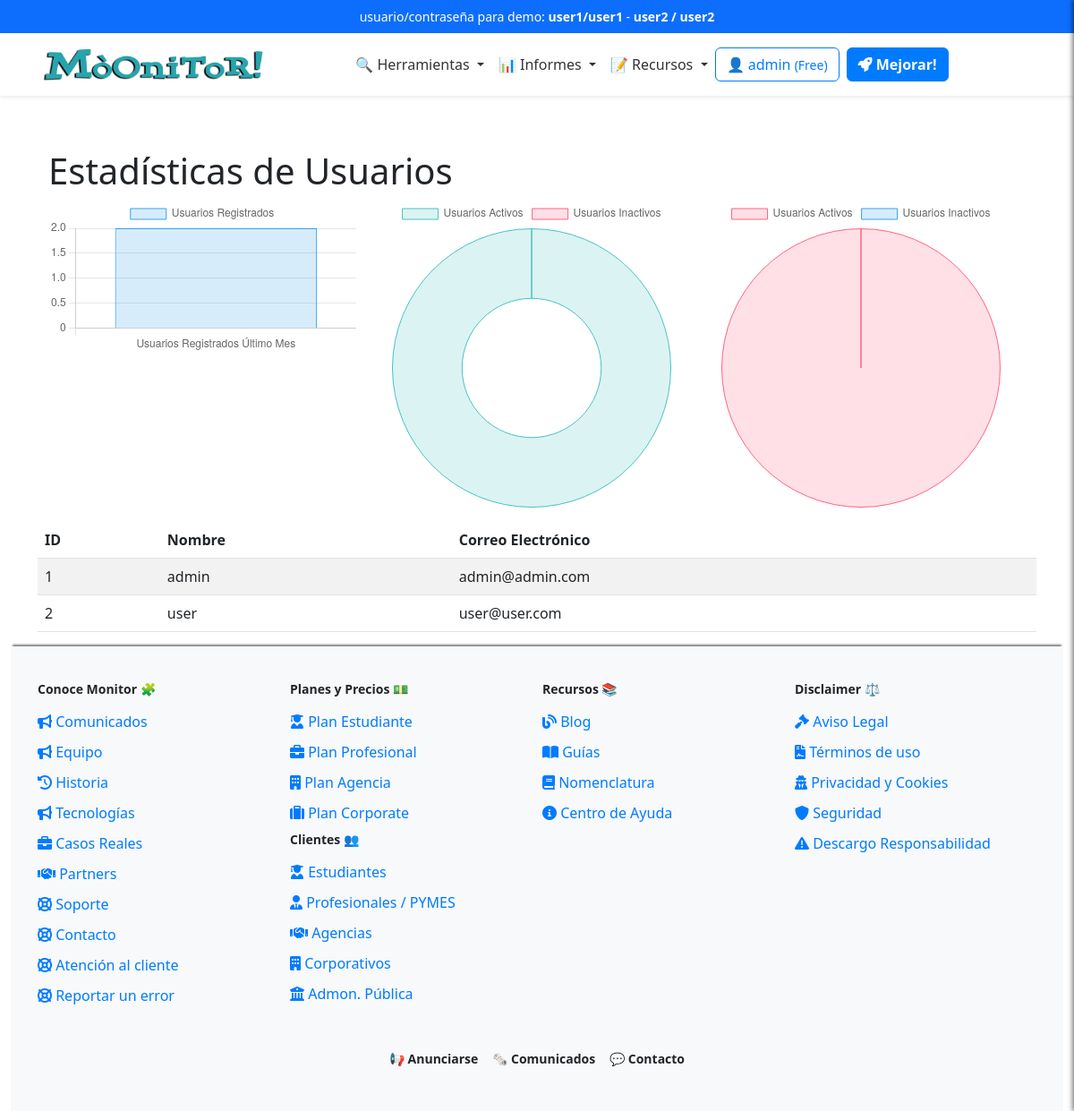
/admin/stats (signed in), run on an earlier commit of the app's database.
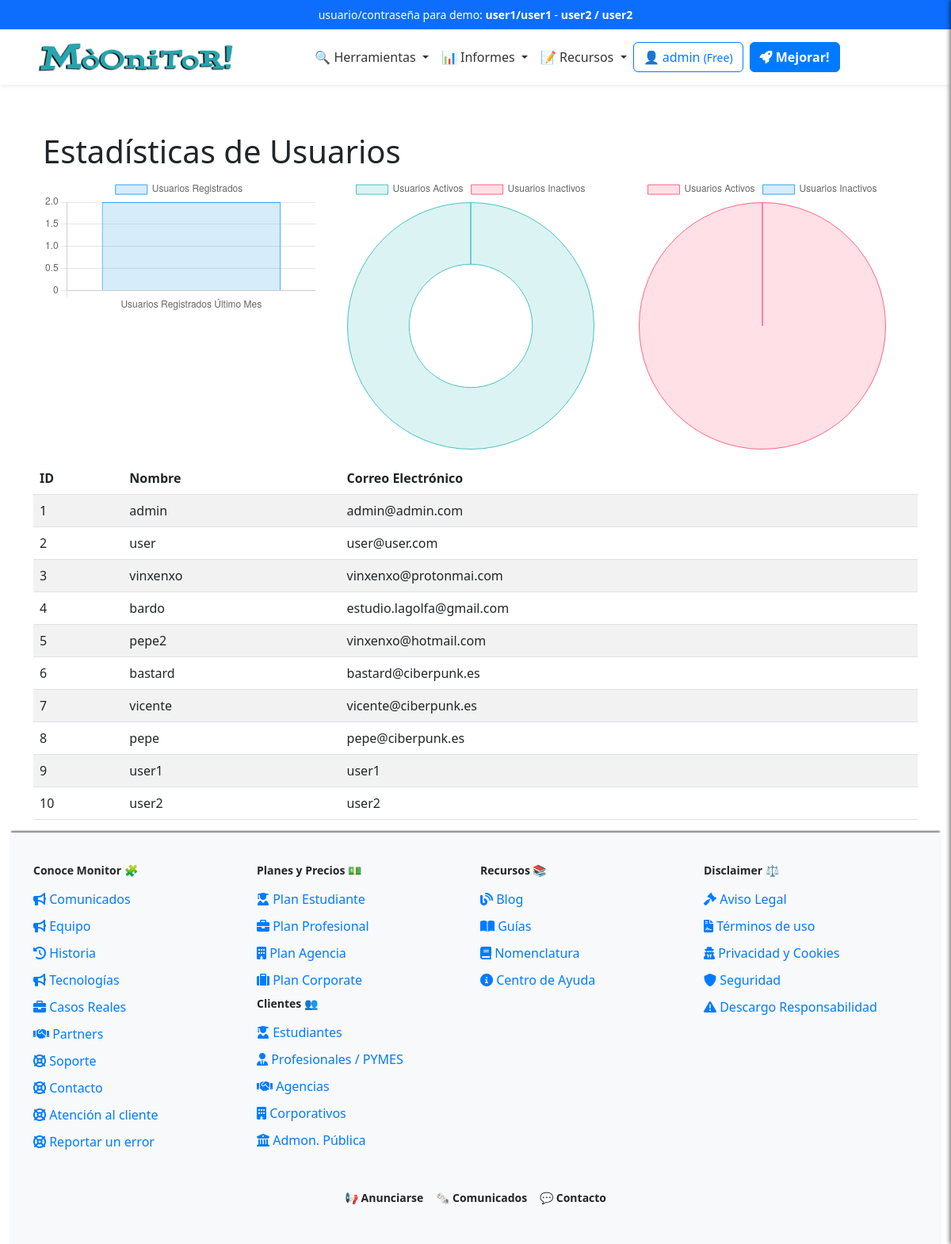
And on a later commit of the database.
### app/models/user_model.py (models this page shows, shortened)
class Users(UserMixin, db.Model):
    __tablename__ = 'Users'
    id = db.Column(db.Integer, primary_key=True)
    username = db.Column(db.String(80), unique=True, nullable=False)
    email = db.Column(db.String(120), unique=True, nullable=False)
    password_hash = db.Column(db.String(255), nullable=False)
    token = db.Column(db.String(255), index=True, unique=True)
    active = db.Column(db.Boolean, default=False)
    registered_on = db.Column(db.DateTime,
                              nullable=False,
                              default=datetime.datetime.utcnow)
    config = db.Column(JSONType)
    role = db.Column(db.String(20), nullable=False, default='usuario')
    subscription_plan = db.Column(Enum('Free',
                                       'Pro',
                                       'Corporate',
                                       name='subscription_plans'),
                                  default='Free')
    subscription_currency = db.Column(
        db.String(3), default='EUR')  # ISO currency codes (e.g., USD, EUR)
    subscription_expiration = db.Column(db.DateTime, nullable=True)
    subscription_frequency = db.Column(Enum('Monthly',
                                            'Annually',
                                            name='subscription_frequency'),
                                       default='Monthly')
    primary_payment = db.Column(JSONType, nullable=True)  # IBAN, SWIFT, etc.
    secondary_payment = db.Column(JSONType, nullable=True)
    transactions = db.relationship('Transaction', backref='user', lazy=True)

### app/controllers/admin_controller.py (the view)
@app.route('/admin/stats')
@login_required
def admin_stats():
    breadcrumbs = [{
        'url': '/admin',
        'text': 'Admin'
    }, {
        'url': '/admin/stats',
        'text': 'Estadísticas'
    }]
    end_date = datetime.datetime.utcnow()
    start_date = end_date - timedelta(days=30)
    users = Users.query.all()
    users_last_month = Users.query.filter(
        Users.registered_on.between(start_date, end_date)).count()
    total_users = Users.query.count()
    active_users = Users.query.filter_by(active=True).count()
    log_event('STATS', 'Paginas de estadísticas de administrador.')
    return render_template('admin/stats.html',
                           breadcrumbs=breadcrumbs,
                           users=users,
                           users_last_month=users_last_month,
                           total_users=total_users,
                           active_users=active_users)

### app/__init__.py (called while the page is built)
@app.context_processor
def inject_sidebar_info():
    return dict(is_admin=current_user.is_authenticated
                and current_user.role == 'admin')

@app.context_processor
def inject_breadcrumb():
    breadcrumbs = [{
        'url': '/',
        'text': 'Inicio'
    }, {
        'url': '/profile',
        'text': 'Opcion 1'
    }, {
        'url': '/profile/edit',
        'text': 'Sub opcion 1'
    }]
    return {'breadcrumbs': breadcrumbs}

@app.context_processor
def inject_grouped_tools():
    grouped_tools = {}
    for category, tools_in_category in groupby(sorted(
            tools, key=itemgetter('category')),
                                               key=itemgetter('category')):
        subcategories = {}
        for subcategory, tools_in_subcategory in groupby(
                sorted(tools_in_category, key=itemgetter('subcategory')),
                key=itemgetter('subcategory')):
            subcategories[subcategory] = list(tools_in_subcategory)
        grouped_tools[category] = subcategories
    return dict(grouped_tools=grouped_tools)

@login_manager.user_loader
def load_user(user_id):
    return Users.query.get(int(user_id))

### app/controllers/logs_controller.py (called while the page is built)
def log_event(event, description):
    page = request.path
    user_id = current_user.id if current_user.is_authenticated else None
    user_name = current_user.username if current_user.is_authenticated else None
    log = Log(user_id=user_id,
              user_name=user_name,
              event=event,
              description=description,
              page=page)
    db.session.add(log)
    db.session.commit()

### app/templates/admin/stats.html (shortened to what this page needs)
{% extends "base.html" %}
{% block content %}
<div class="container mb-3">
    <h1>Estadísticas de Usuarios</h1>
    <div class="row">
        <div class="col-md-4">
            <canvas id="usersLastMonthChart"></canvas>
        </div>
        <div class="col-md-4">
            <canvas id="totalUsersChart"></canvas>
        </div>
        <div class="col-md-4">
            <canvas id="activeUsersChart"></canvas>
        </div>
    </div>
</div>
<div class="table-responsive mt-2">
    <table id="userTable" class="table table-striped">
        <thead>
            <tr>
                <th>ID</th>
                <th>Nombre</th>
                <th>Correo Electrónico</th>
            </tr>
        </thead>
        <tbody>
            {% for user in users %}
            <tr>
                <td>{{ user.id }}</td>
                <td>{{ user.username }}</td>
                <td>{{ user.email }}</td>
            </tr>
            {% endfor %}
        </tbody>
    </table>
</div>
<script>
    // Datos de los gráficos
    var usersLastMonthData = 2; // Cantidad de usuarios registrados el último mes
    var totalUsersData = 2; // Cantidad total de usuarios
    var activeUsersData = 2; // Cantidad de usuarios activos
    // Obtener contexto de los gráficos
    var usersLastMonthCtx = document.getElementById('usersLastMonthChart').getContext('2d');
    var totalUsersCtx = document.getElementById('totalUsersChart').getContext('2d');
    var activeUsersCtx = document.getElementById('activeUsersChart').getContext('2d');
    // Crear gráficos
    var usersLastMonthChart = new Chart(usersLastMonthCtx, {
        type: 'bar',
        data: {
            labels: ['Usuarios Registrados Último Mes'],
            datasets: [{
                label: 'Usuarios Registrados',
                data: [usersLastMonthData],
                backgroundColor: 'rgba(54, 162, 235, 0.2)',
                borderColor: 'rgba(54, 162, 235, 1)',
                borderWidth: 1
            }]
        },
        options: {
            scales: {
                y: {
                    beginAtZero: true
                }
            }
        }
    });
    var totalUsersChart = new Chart(totalUsersCtx, {
        type: 'doughnut',
        data: {
            labels: ['Usuarios Activos', 'Usuarios Inactivos'],
            datasets: [{
                label: 'Usuarios Activos',
                data: [activeUsersData, totalUsersData - activeUsersData],
                backgroundColor: ['rgba(75, 192, 192, 0.2)', 'rgba(255, 99, 132, 0.2)'],
                borderColor: ['rgba(75, 192, 192, 1)', 'rgba(255, 99, 132, 1)'],
                borderWidth: 1
            }]
        },
        options: {
            responsive: true
        }
    });
    var activeUsersChart = new Chart(activeUsersCtx, {
        type: 'pie',
        data: {
            labels: ['Usuarios Activos', 'Usuarios Inactivos'],
            datasets: [{
                label: 'Total de Usuarios',
                data: [activeUsersData, totalUsersData - activeUsersData],
                backgroundColor: ['rgba(255, 99, 132, 0.2)', 'rgba(54, 162, 235, 0.2)'],
                borderColor: ['rgba(255, 99, 132, 1)', 'rgba(54, 162, 235, 1)'],
                borderWidth: 1
            }]
        },
        options: {
            responsive: true
        }
    });
</script>
{% endblock %}

### app/templates/base.html (shortened to what this page needs)
<!DOCTYPE html>
<html lang="en">
<head>
    <link href="https://cdn.jsdelivr.net/npm/bootstrap@5.3.0-alpha1/dist/css/bootstrap.min.css" rel="stylesheet">
    <link href="https://cdnjs.cloudflare.com/ajax/libs/font-awesome/6.0.0-beta3/css/all.min.css" rel="stylesheet">
    <link href="https://cdn.jsdelivr.net/npm/simple-datatables@latest/dist/style.css" rel="stylesheet">
    <link rel="stylesheet"
        href="https://cdnjs.cloudflare.com/ajax/libs/bootstrap-icons/1.8.1/font/bootstrap-icons.min.css">
    <link rel="stylesheet" href="{{ url_for('static', filename='css/style.css') }}">
</head>
<body>
    {% include 'inc/header.html' %}
    <div class="container-fluid">
        <div class="row-0">
            <div class="col" id="main-content">
                <div class="container mt-0">
                    {% block content %}
                    {% endblock %}
                </div>
                {% include 'inc/footer.html' %}
            </div>
        </div>
    </div>
</body>
</html>

### app/templates/inc/header.html (shortened to what this page needs)
<header class="header">
<div class="info-bar text-center py-2 bg-primary text-white">
  <bi>usuario/contraseña para demo:</i> <b>user1/user1</b> - <b>user2 / user2</b>
</div>
  {% include 'inc/navbar.html' %}
</header>

### app/templates/inc/navbar.html (shortened to what this page needs)
<nav class="navbar navbar-expand-lg navbar-light bg-white shadow-sm">
  <div class="container">
    <a class="navbar-brand mx-auto" href="{{ url_for('index') }}">
      <img src="{{ url_for('static', filename='logo.png') }}" alt="Logo" height="50"
        class="d-inline-block align-text-top">
    </a>
    <div class="collapse navbar-collapse justify-content-center" id="navbarNav">
      <ul class="navbar-nav align-items-center">
        <li class="nav-item dropdown">
          <a class="nav-link dropdown-toggle" href="#" id="domainDnsDropdown" role="button" data-bs-toggle="dropdown"
            aria-expanded="false">
            🔍 Herramientas
          </a>
        </li>
        <li class="nav-item dropdown">
          <a class="nav-link dropdown-toggle" href="#" id="domainDnsDropdown" role="button" data-bs-toggle="dropdown"
            aria-expanded="false">
            📊 Informes
          </a>
        </li>
        <li class="nav-item dropdown">
          <a class="nav-link dropdown-toggle" href="#" id="domainDnsDropdown" role="button" data-bs-toggle="dropdown"
            aria-expanded="false">
            📝 Recursos
          </a>
        </li>
      </ul>
    <div class="d-flex flex-column flex-sm-row align-items-center justify-content-center ms-0 mb-3 mt-3">
      {% if current_user.is_authenticated %}
          <a href="/dashboard" class="btn btn-outline-primary mb-2 mb-sm-0 me-sm-2">
              <span class="item-responsive">👤 {{ current_user.username }}
                  <small>({{ current_user.subscription_plan }})</small>
              </span>
          </a>
          {% if current_user.subscription_plan == "Free" %}
              <a class="btn btn-primary mb-2 mb-sm-0 me-sm-2 text-decoration-none fw-semibold" href="{{ url_for('edit_subscription') }}">
                  <i class="fa-solid fa-rocket"></i> Mejorar!
              </a>
          {% elif current_user.subscription_plan == "Pro" %}
              <a class="btn btn-primary mb-2 mb-sm-0 me-sm-2 text-decoration-none fw-semibold" href="{{ url_for('edit_subscription') }}">
                  <i class="fa-solid fa-crown"></i> Probar Corporate!
              </a>
          {% endif %}
      {% endif %}
  </div>
    </div>
  </div>
</nav>

### app/templates/inc/footer.html
<footer>
  <div class="container">
    <div class="row">
      <div class="col-md-3 footer-column">
        <h6 class="dropdown-header">Conoce Monitor 🧩</h6>
         <a class="dropdown-item" href="#"><i class="fas fa-bullhorn"></i> Comunicados</a>
                <a class="dropdown-item" href="#"><i class="fas fa-bullhorn"></i> Equipo</a>
                <a class="dropdown-item" href="#"><i class="fas fa-history"></i> Historia</a>
                <a class="dropdown-item" href="#"><i class="fas fa-bullhorn"></i> Tecnologías</a>
                <a class="dropdown-item" href="#"><i class="fas fa-briefcase"></i> Casos Reales</a>
                <a class="dropdown-item" href="#"><i class="fas fa-handshake"></i> Partners</a>
                <a class="dropdown-item" href="#"><i class="fas fa-life-ring"></i> Soporte</a>
                <a class="dropdown-item" href="#"><i class="fas fa-life-ring"></i> Contacto</a>
                <a class="dropdown-item" href="#"><i class="fas fa-life-ring"></i> Atención al cliente</a>
                <a class="dropdown-item" href="#"><i class="fas fa-life-ring"></i> Reportar un error</a>
      </div>
      <div class="col-md-3 footer-column">
        <h6 class="dropdown-header">Planes y Precios 💵</h6>
         <a class="dropdown-item" href="#"><i class="fas fa-user-graduate"></i> Plan Estudiante</a>
        <a class="dropdown-item" href="#"><i class="fas fa-briefcase"></i> Plan Profesional</a>
        <a class="dropdown-item" href="#"><i class="fas fa-building"></i> Plan Agencia</a>
        <a class="dropdown-item" href="#"><i class="fas fa-suitcase"></i> Plan Corporate</a>
        <h6 class="dropdown-header">Clientes 👥</h6>
        <a class="dropdown-item" href="#"><i class="fas fa-user-graduate"></i> Estudiantes</a>
        <a class="dropdown-item" href="#"><i class="fas fa-user-tie"></i> Profesionales / PYMES</a>
        <a class="dropdown-item" href="#"><i class="fas fa-handshake"></i> Agencias</a>
        <a class="dropdown-item" href="#"><i class="fas fa-building"></i> Corporativos</a>
        <a class="dropdown-item" href="#"><i class="fas fa-university"></i> Admon. Pública</a>
      </div>
      <div class="col-md-3 footer-column">
        <h6 class="dropdown-header">Recursos 📚</h6>
        <a class="dropdown-item" href="#"><i class="fas fa-blog"></i> Blog</a>
        <a class="dropdown-item" href="#"><i class="fas fa-book-open"></i> Guías</a>
        <a class="dropdown-item" href="#"><i class="fas fa-book"></i> Nomenclatura</a>
        <a class="dropdown-item" href="#"><i class="fas fa-info-circle"></i> Centro de Ayuda</a>
      </div>
      <div class="col-md-3 footer-column">
        <h6 class="dropdown-header">Disclaimer ⚖️</h6>
        <a class="dropdown-item" href="#"><i class="fas fa-gavel"></i> Aviso Legal</a>
        <a class="dropdown-item" href="#"><i class="fas fa-file-contract"></i> Términos de uso</a>
        <a class="dropdown-item" href="#"><i class="fas fa-user-secret"></i> Privacidad y Cookies</a>
        <a class="dropdown-item" href="#"><i class="fas fa-shield-alt"></i> Seguridad</a>
        <a class="dropdown-item" href="#"><i class="fas fa-exclamation-triangle"></i> Descargo
          Responsabilidad</a>
      </div>
    </div>
  </div>
  <div class="top-bar d-flex justify-content-center align-items-center py-2 bg-light">
    <div class="d-flex flex-wrap gap-3">
      <a href="#" class="text-dark text-decoration-none fw-semibold">📢 Anunciarse</a>
      <a href="#" id="showSidebar" class="text-dark text-decoration-none fw-semibold">🗞️ Comunicados</a>
      <a href="#" class="text-dark text-decoration-none fw-semibold">💬 Contacto</a>
    </div>
  </div>
</footer>

### app/static/css/style.css (style rules this page uses)
:root { --primary-color: #007bff; --secondary-color: #6c757d; --background-color: #f8f9fa; --text-color: #212529; --info-color: #7c71c5; --navbar-background: white; --navbar-shadow: 0 4px 2px -2px rgba(0, 0, 0, 0.1); --navbar-link: #333; --white: #fff; --featured-column: #f9f9f9; --menu-header: #000; --menu-separator: #ccc; --hover-background: #e0e0e0; }
body { display: flex; flex-direction: column; min-height: 100vh; background-image: url('https://ciberpunk.es/wp-content/uploads/2020/12/finance4-section-bg2.png'); background-repeat: repeat-y; background-blend-mode: normal; }
.container-fluid { flex: 1; }
.info-bar, .top-bar { font-size: 14px; padding: 5px 0; }
.top-bar a { color: var(--text-color) !important; text-decoration: none; }
.info-bar { background-color: var(--secondary-color); color: var(--white); }
.navbar { background-color: var(--navbar-background); box-shadow: var(--navbar-shadow); width: 100%; display: block; padding: 0; position: relative; }
.navbar-nav .nav-link { color: var(--navbar-link); }
.btn-primary { background-color: var(--primary-color); border-color: var(--primary-color); }
.btn-outline-primary { border-color: var(--primary-color); color: var(--primary-color); }
footer { background-color: var(--background-color); padding: 40px 0; color: var(--text-color); box-shadow: 0 -4px 2px -2px gray; }
footer .footer-column { margin-bottom: 30px; }
footer .footer-column h6 { font-weight: bold; margin-bottom: 15px; }
footer .footer-column a { color: var(--primary-color); text-decoration: none; display: block; margin-bottom: 10px; }
#main-content { margin-top: 60px; }
.row { margin-right: 0 !important; }

### app/templates/inc/navbar.html (style rules this page uses)
.dropdown-header { font-weight: bold; margin-bottom: 2px; }

What changed in the data, as far as the page shows it:
added Users: id "3", username "vinxenxo", email "vinxenxo@protonmai.com"
added Users: id "4", username "bardo", email "estudio.lagolfa@gmail.com"
added Users: id "5", username "pepe2", email "vinxenxo@hotmail.com"
added Users: id "6", username "bastard", email "bastard@ciberpunk.es"
added Users: id "7", username "vicente", email "vicente@ciberpunk.es"
added Users: id "8", username "pepe", email "pepe@ciberpunk.es"
added Users: id "9", username "user1", email "user1"
added Users: id "10", username "user2", email "user2"
